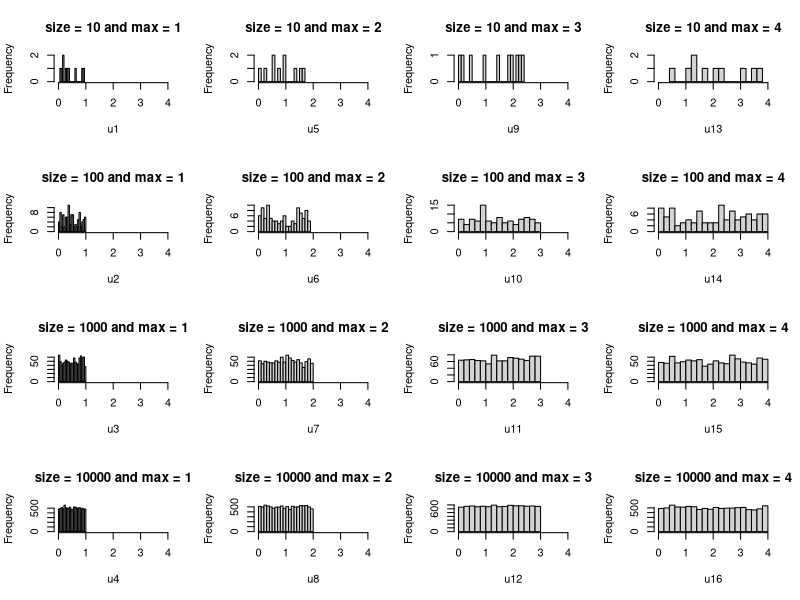

Recreate this plot in R.
par(mfcol=c(4,4))

u1=runif(10, min = 0, max = 1)
u2=runif(100, min = 0, max = 1)
u3=runif(1000, min = 0, max = 1)
u4=runif(10000, min = 0, max = 1)

u5=runif(10, min = 0, max = 2)
u6=runif(100, min = 0, max = 2)
u7=runif(1000, min = 0, max = 2)
u8=runif(10000, min = 0, max = 2)

u9=runif(10, min = 0, max = 3)
u10=runif(100, min = 0, max = 3)
u11=runif(1000, min = 0, max = 3)
u12=runif(10000, min = 0, max = 3)

u13=runif(10, min = 0, max = 4)
u14=runif(100, min = 0, max = 4)
u15=runif(1000, min = 0, max = 4)
u16=runif(10000, min = 0, max = 4)



par(mfcol=c(4,4))

hist(u1,breaks=20,xlim=c(0,4),main="size = 10 and max = 1")
hist(u2,breaks=20,xlim=c(0,4),main="size = 100 and max = 1")
hist(u3,breaks=20,xlim=c(0,4),main="size = 1000 and max = 1")
hist(u4,breaks=20,xlim=c(0,4),main="size = 10000 and max = 1")

hist(u5,breaks=20,xlim=c(0,4),main="size = 10 and max = 2")
hist(u6,breaks=20,xlim=c(0,4),main="size = 100 and max = 2")
hist(u7,breaks=20,xlim=c(0,4),main="size = 1000 and max = 2")
hist(u8,breaks=20,xlim=c(0,4),main="size = 10000 and max = 2")

hist(u9,breaks=20,xlim=c(0,4),main="size = 10 and max = 3")
hist(u10,breaks=20,xlim=c(0,4),main="size = 100 and max = 3")
hist(u11,breaks=20,xlim=c(0,4),main="size = 1000 and max = 3")
hist(u12,breaks=20,xlim=c(0,4),main="size = 10000 and max = 3")

hist(u13,breaks=20,xlim=c(0,4),main="size = 10 and max = 4")
hist(u14,breaks=20,xlim=c(0,4),main="size = 100 and max = 4")
hist(u15,breaks=20,xlim=c(0,4),main="size = 1000 and max = 4")
hist(u16,breaks=20,xlim=c(0,4),main="size = 10000 and max = 4")